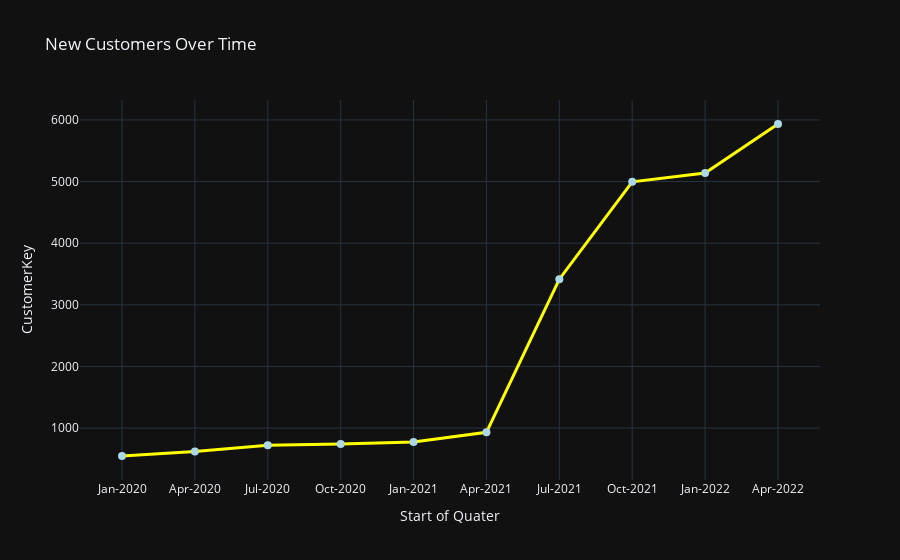

The notebook cell this image was saved under:
### Code cell
fig = px.line(data_frame = reset_all_data_customer, x = reset_all_data_customer["Start of Quater"], y = reset_all_data_customer["CustomerKey"],
             title = "New Customers Over Time", template = "plotly_dark", markers = True)
fig.update_traces(line = dict(width = 3, color = "yellow"))
fig.update_traces(marker = dict(size = 8, color = "lightblue"))

### Figure 1 — Plotly figure (JSON) as saved in the notebook; plotly's stock layout.template omitted (floating-point values rounded to 4 significant figures)
{"data": [{"hovertemplate": "Start of Quater=%{x}<br>CustomerKey=%{y}<extra></extra>", "legendgroup": "", "line": {"color": "yellow", "dash": "solid", "width": 3}, "marker": {"color": "lightblue", "size": 8, "symbol": "circle"}, "mode": "lines+markers", "name": "", "orientation": "v", "showlegend": false, "type": "scatter", "x": ["Jan-2020", "Apr-2020", "Jul-2020", "Oct-2020", "Jan-2021", "Apr-2021", "Jul-2021", "Oct-2021", "Jan-2022", "Apr-2022"], "xaxis": "x", "y": [547, 622, 721, 740, 775, 931, 3416, 4996, 5140, 5934], "yaxis": "y"}], "layout": {"autosize": true, "legend": {"tracegroupgap": 0}, "title": {"text": "New Customers Over Time"}, "xaxis": {"anchor": "y", "autorange": true, "domain": [0, 1], "range": [-0.5598, 9.56], "title": {"text": "Start of Quater"}, "type": "category"}, "yaxis": {"anchor": "x", "autorange": true, "domain": [0, 1], "range": [50.83, 6430.0], "title": {"text": "CustomerKey"}, "type": "linear"}}}
